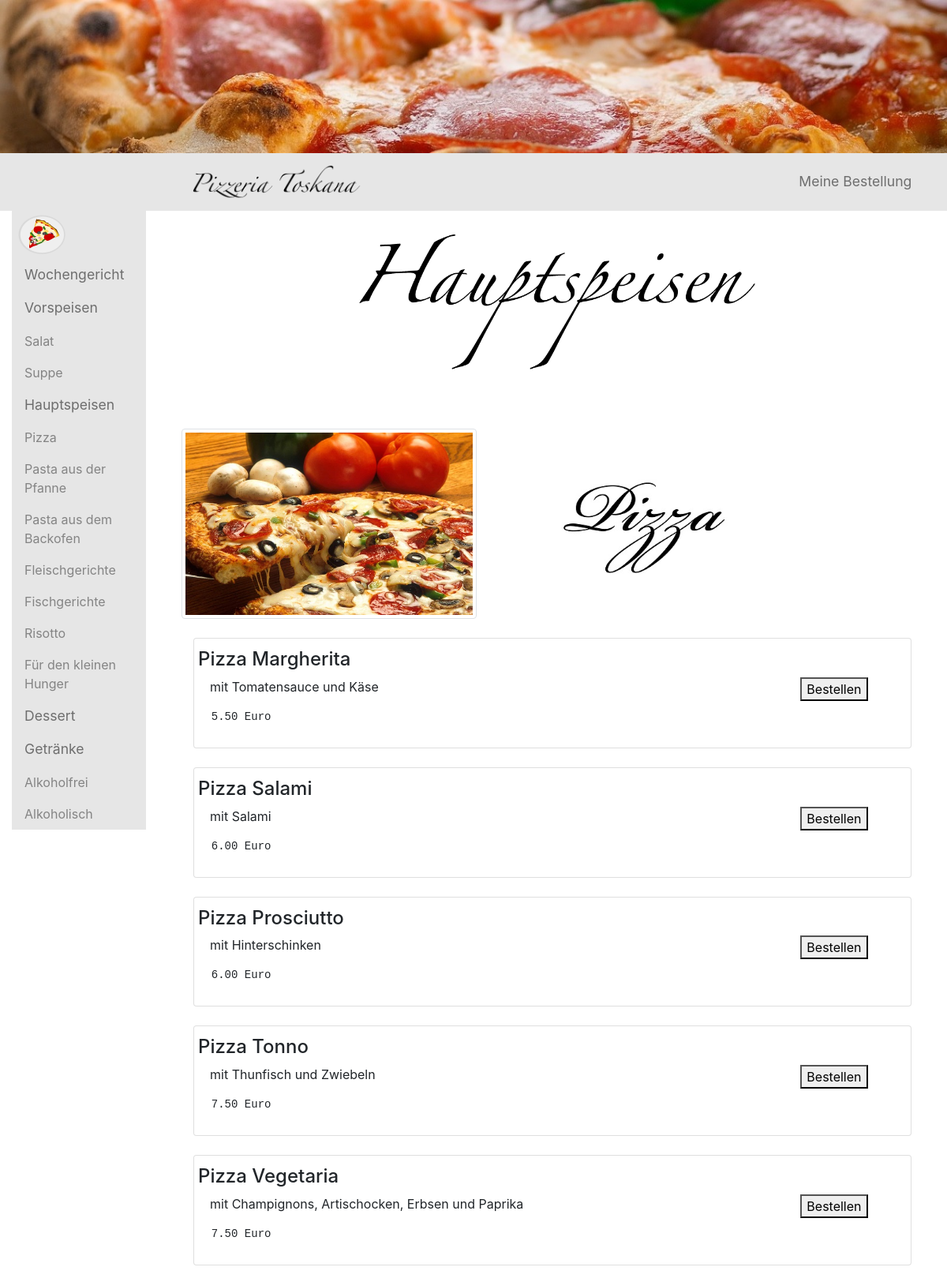
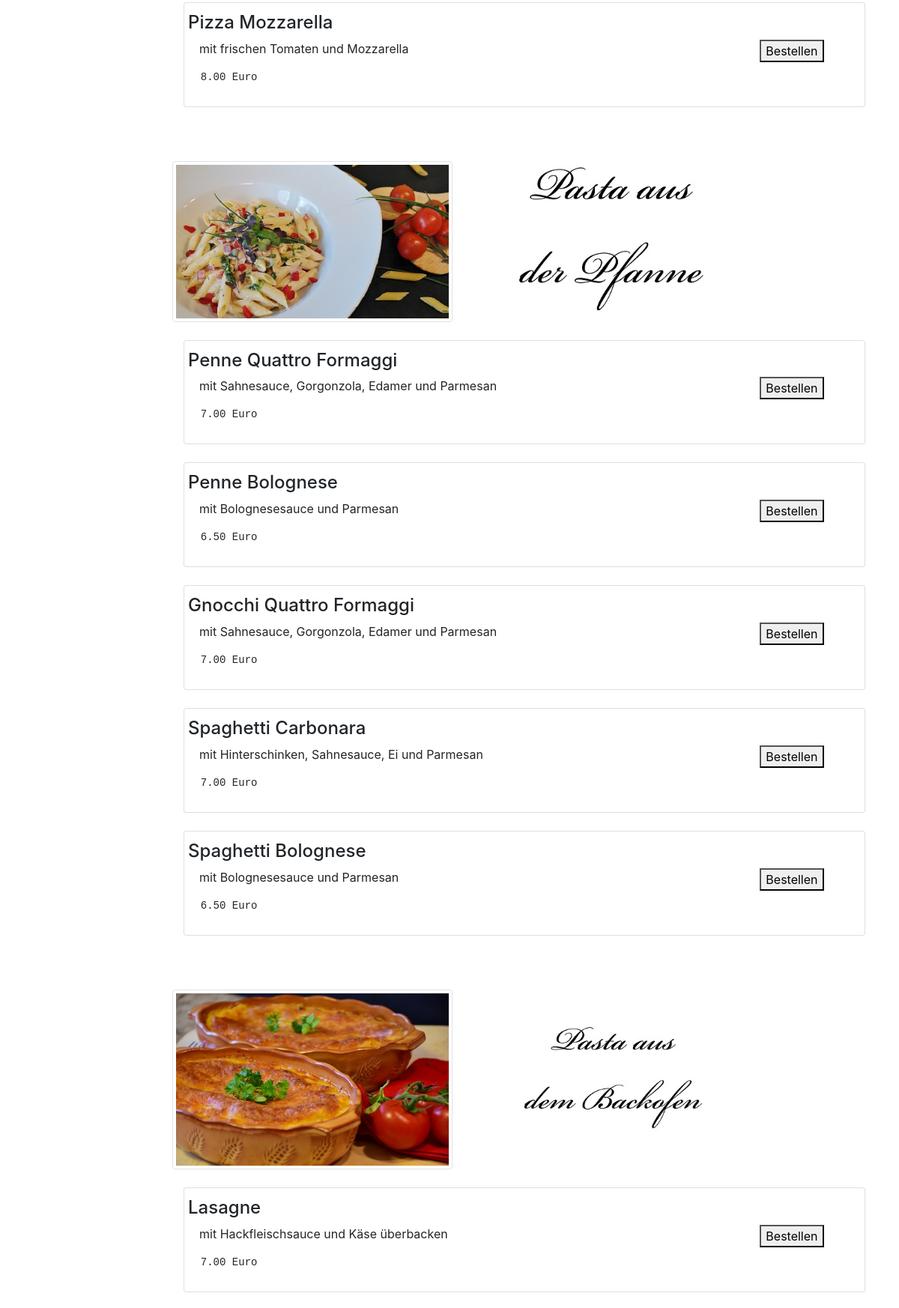
Page /hauptspeisen.php (upper part) on the committed database (2 pictures, top to bottom).
### tables this page shows
CREATE TABLE `speisen` (
  `id` int(11) NOT NULL,
  `kategorie` enum('suppe','salat','pizza','pastaOfen','pastaPfanne','fisch','fleisch','risotto','kleinerHunger','alkoholisch','alkoholfrei','nachspeisen','wochengerichte') NOT NULL,
  `name` varchar(255) NOT NULL,
  `beschreibung` varchar(255) NOT NULL,
  `preis` decimal(10,2) UNSIGNED NOT NULL,
  `zubereitungszeit` int(11) NOT NULL
);

### anzeigeDerSpeisen.php (the view)
<div class="container">
     <br>
     <ul class="list-group">
        <li class="list-group-item">
        	<div class="row justify-content-start">
        		<h4>  <?=$row['name']?> </h4>
        	</div>
        	<div class="row justify-content-start">
        		<div class="col-10">
        			<p><?=$row['beschreibung']?> </p>
        		</div>
        		<div class="col-2">
        			<form method="post" action="">
        				<button name=<?="bestellenButton".$row['id'] ?>>Bestellen</button>
        			</form>
        		</div>
        	</div>
        	<div class="row justify-content-start">
        		<pre >  <?=$row['preis']?> Euro </pre>
        	</div>
        </li>
     </ul>
</div>

### hauptspeisen.php (shortened to what this page needs)
<!DOCTYPE html>
<html lang="de">
	<head>
		<link rel="stylesheet" href="https://maxcdn.bootstrapcdn.com/bootstrap/4.1.3/css/bootstrap.min.css">
		<link href="css/speisen.css" rel="stylesheet">
	</head>
	<body>
		<div class="container-fluid">
			<div class="row">
				<img class="img-fluid" src="Bilder/pizza23.jpg" alt="Pizza Top Page" >
			</div>
			<div class="row">
				<?php
				    include 'navbarHorizontal.php';
                ?>
			</div>
			<div>
				<div class="row">
					<div class="col-2">
				  		<?php
        				    include 'navbarVertikal.php';
                        ?>
					</div>
					<div class="col-10">
						<div class="container">
							<br>
							<div class="row justify-content-center">
							  <img src="Bilder/hauptspeisen/hauptspeisenText.png" alt="Hauptspeisen" style="width:600px;" class="float-center">
							</div>
							<br>
							<br>
							<br>
							<div class="row">
								<div class="col-5 align-self-start">
									<img src="Bilder/hauptspeisen/pizza.jpg" alt="Pizza" class="img-thumbnail" >
								</div>
								<div class="col-5 align-self-center">
									<img src="Bilder/hauptspeisen/pizzaText.jpg" alt="Pizza Text"  width="400" height="400">
								</div>
							</div>
							<?php
							    $pdo = new PDO('mysql:host=localhost;charset=utf8; dbname=restaurantdb', 'root', '');
                                $sql = "SELECT id, name, kategorie, beschreibung, preis FROM speisen WHERE kategorie = 'pizza'";
                                 foreach ($pdo->query($sql) as $row) :
                                     include 'anzeigeDerSpeisen.php';
        					    endforeach;
        					 ?>
							<br>
							<br>
							<br>
							<div class="row">
								<div class="col-5 align-self-start">
									<img src="Bilder/hauptspeisen/pastaPfanne.jpg" alt="Pasta aus der Pfanne" class="img-thumbnail" width="400" height="400">
								</div>
								<div class="col-5 ">
									<img src="Bilder/hauptspeisen/pastaPfanneText.jpg" alt="Pasta aus der Pfanne Text" >
								</div>
							</div>
							<?php
							    $pdo = new PDO('mysql:host=localhost;charset=utf8; dbname=restaurantdb', 'root', '');
                                $sql = "SELECT id, name, kategorie, beschreibung, preis FROM speisen WHERE kategorie = 'pastaPfanne'";
                                 foreach ($pdo->query($sql) as $row) :
                                     include 'anzeigeDerSpeisen.php';
        					    endforeach;
        					 ?>
							<br>
							<br>
							<br>
							<div class="row">
								<div class="col-5 align-self-start">
									<img src="Bilder/hauptspeisen/pastaOfen.jpg" alt="Pasta aus dem Ofen" class="img-thumbnail" >
								</div>
								<div class="col-5 align-self-center">
									<img src="Bilder/hauptspeisen/pastaOfenText.jpg" alt="Pasta aus dem Ofen Text"  width="400" height="400">
								</div>
							</div>
							<?php
							    $pdo = new PDO('mysql:host=localhost;charset=utf8; dbname=restaurantdb', 'root', '');
                                $sql = "SELECT id, name, kategorie, beschreibung, preis FROM speisen WHERE kategorie = 'pastaOfen'";
                                 foreach ($pdo->query($sql) as $row) :
                                     include 'anzeigeDerSpeisen.php';
        					    endforeach;
        					 ?>
							<br>
							<br>
							<br>
							<?php
							    $pdo = new PDO('mysql:host=localhost;charset=utf8; dbname=restaurantdb', 'root', '');
                                $sql = "SELECT id, name, kategorie, beschreibung, preis FROM speisen WHERE kategorie = 'fleisch'";
                                 foreach ($pdo->query($sql) as $row) :
                                     include 'anzeigeDerSpeisen.php';
        					    endforeach;
        					 ?>
							<br>
							<br>
							<br>
							<?php
							    $pdo = new PDO('mysql:host=localhost;charset=utf8; dbname=restaurantdb', 'root', '');
                                $sql = "SELECT id, name, kategorie, beschreibung, preis FROM speisen WHERE kategorie = 'fisch'";
                                 foreach ($pdo->query($sql) as $row) :
                                     include 'anzeigeDerSpeisen.php';
        					    endforeach;
        					 ?>
							<br>
							<br>
							<br>
							<?php
							    $pdo = new PDO('mysql:host=localhost;charset=utf8; dbname=restaurantdb', 'root', '');
                                $sql = "SELECT id, name, kategorie, beschreibung, preis FROM speisen WHERE kategorie = 'risotto'";
                                 foreach ($pdo->query($sql) as $row) :
                                     include 'anzeigeDerSpeisen.php';
        					    endforeach;
        					 ?>
							<br>
							<br>
							<br>
							<?php
							    $pdo = new PDO('mysql:host=localhost;charset=utf8; dbname=restaurantdb', 'root', '');
                                $sql = "SELECT id, name, kategorie, beschreibung, preis FROM speisen WHERE kategorie = 'kleinerHunger'";
                                 foreach ($pdo->query($sql) as $row) :
                                     include 'anzeigeDerSpeisen.php';
        					    endforeach;
        					 ?>
						</div>
					</div>
				</div>
			</div>
		</div>
	</body>
</html>

### css/speisen.css (style rules this page uses)
img { width:100%; height: 100%; }

### rows in the picture
speisen: name "Pizza Margherita", beschreibung "mit Tomatensauce und Käse", preis "5.50"
speisen: name "Pizza Salami", beschreibung "mit Salami", preis "6.00"
speisen: name "Pizza Prosciutto", beschreibung "mit Hinterschinken", preis "6.00"
speisen: name "Pizza Tonno", beschreibung "mit Thunfisch und Zwiebeln", preis "7.50"
speisen: name "Pizza Vegetaria", beschreibung "mit Champignons, Artischocken, Erbsen und Paprika", preis "7.50"
speisen: name "Pizza Mozzarella", beschreibung "mit frischen Tomaten und Mozzarella", preis "8.00"
speisen: name "Penne Quattro Formaggi", beschreibung "mit Sahnesauce, Gorgonzola, Edamer und Parmesan", preis "7.00"
speisen: name "Penne Bolognese", beschreibung "mit Bolognesesauce und Parmesan", preis "6.50"
speisen: name "Gnocchi Quattro Formaggi", beschreibung "mit Sahnesauce, Gorgonzola, Edamer und Parmesan", preis "7.00"
speisen: name "Spaghetti Carbonara", beschreibung "mit Hinterschinken, Sahnesauce, Ei und Parmesan", preis "7.00"
speisen: name "Spaghetti Bolognese", beschreibung "mit Bolognesesauce und Parmesan", preis "6.50"
speisen: name "Lasagne", beschreibung "mit Hackfleischsauce und Käse überbacken", preis "7.00"
